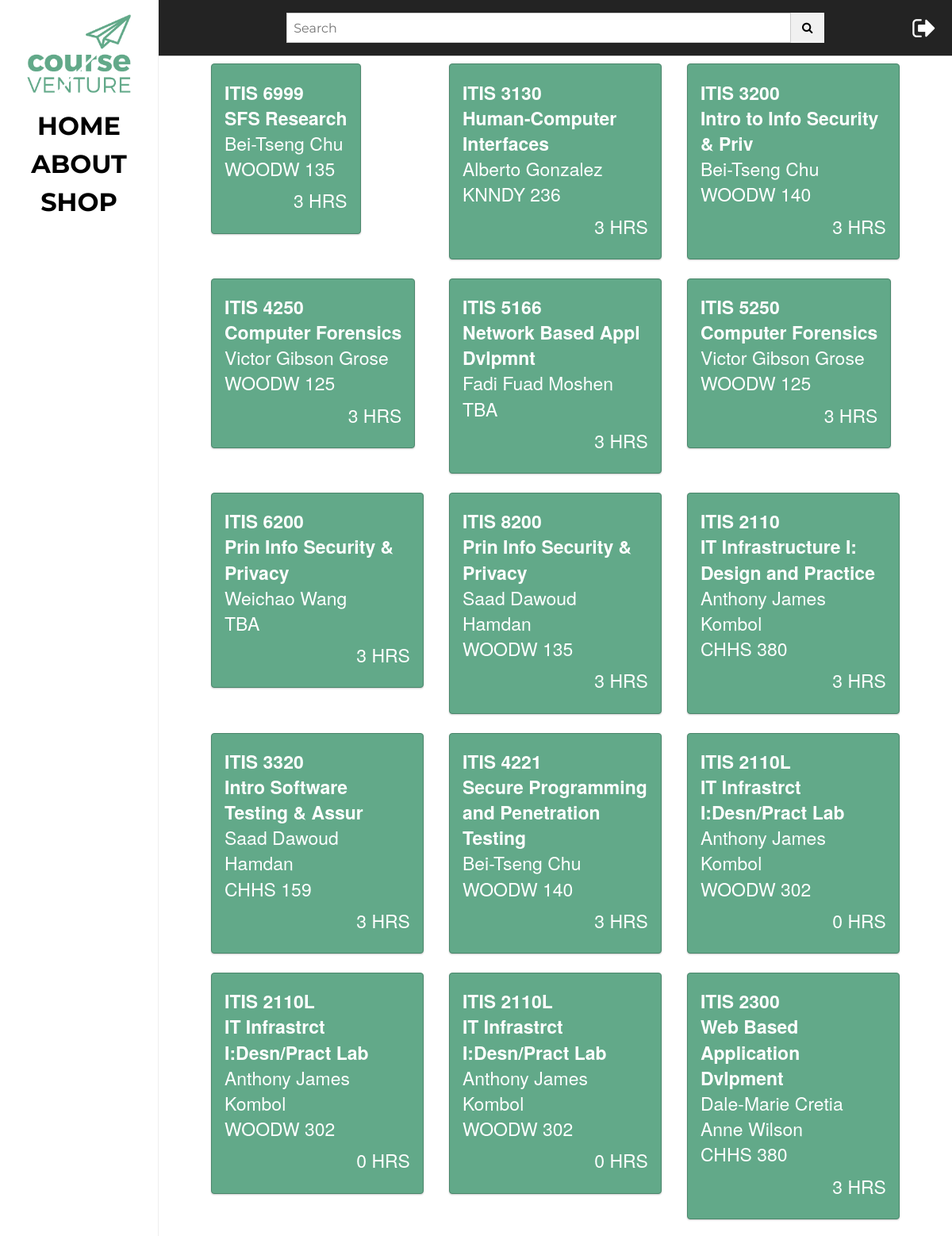
Page /view/searchResults.php (signed in, upper part) on the committed database.
### tables this page shows
CREATE TABLE `coursestaught` (
  `teacherID` varchar(9) NOT NULL,
  `CRN` varchar(5) NOT NULL,
  `semesterID` int(11) DEFAULT '1016',
  `coursestaughtID` int(11) NOT NULL
);

CREATE TABLE `courses` (
  `CRN` varchar(5) NOT NULL,
  `subject` varchar(5) NOT NULL,
  `course` varchar(6) NOT NULL,
  `section` varchar(4) NOT NULL,
  `credits` varchar(5) NOT NULL,
  `title` varchar(70) NOT NULL,
  `days` varchar(5) NOT NULL,
  `startTime` varchar(18) NOT NULL,
  `endTime` varchar(18) NOT NULL,
  `capacity` varchar(4) NOT NULL,
  `location` varchar(10) NOT NULL
);

CREATE TABLE `teacher` (
  `index` int(20) NOT NULL,
  `firstName` varchar(34) NOT NULL,
  `middleName` varchar(34) DEFAULT NULL,
  `lastName` varchar(34) NOT NULL,
  `teacherID` varchar(9) NOT NULL,
  `email` varchar(34) NOT NULL
);

### model/courses_db.php (called while the page is built, shortened)
<?php
  function search_courses($query) {
    global $db;
    $query = "SELECT * FROM coursestaught
        INNER JOIN courses
        ON courses.CRN = coursestaught.CRN
        INNER JOIN teacher
        ON teacher.teacherID = coursestaught.teacherID
        WHERE (courses.CRN LIKE '%$query%' OR
            courses.subject LIKE '%$query%' OR
            courses.course LIKE '%$query%' OR
            courses.location LIKE '%$query%' OR
            courses.title LIKE '%$query%' OR
            teacher.firstName LIKE '%$query%' OR
            teacher.middleName LIKE '%$query%' OR
            teacher.lastName like '%$query%')";
    $statement = $db->prepare($query);
    $statement->execute();
    return $statement;
  }
?>

### view/searchResults.php (the view, shortened to what this page needs)
<?php
  require('../model/database.php');
  require "../model/courses_db.php";
  if (isset($_GET["searchInput"]))
  {
    $searchInput = $_GET["searchInput"];
  }
  else
  {
    $searchInput = "";
  }
  $searchResults = search_courses($searchInput);
?>
<!doctype html>
<html lang="en">
  <head>
    <?php include 'partials/preBodyHead.php'; ?>
  </head>
  <body>
    <div class="grid-frame">
      <?php include 'partials/sideMenu.php'; ?>
      <div class="grid-block collapse medium-9 large-10 vertical">
        <?php include 'partials/topMenu.php'; ?>
        <div class="grid-container">
          <div class="grid-block small-up-3 space-top">
             <?php foreach ($searchResults as $results) : ?>
              <div class="grid-block">
                <a href="<?php echo ".?action=display_course_details&courseID=".$results['coursestaughtID']; ?>">
                  <div class="card secondary">
                    <div class="card-section">
                      <h4><strong><?php echo $results['subject']." ".$results['course']; ?></strong><br/>
                        <strong><?php echo $results['title']; ?></strong><br/>
                        <?php echo $results['firstName']. " " .$results['middleName']. " ", $results['lastName']; ?><br/>
                        <?php echo $results['location']; ?><br/></h4>
                      <h4 class="text-right"><?php echo $results['credits']; ?> HRS</h4>
                    </div>
                </div></a>
              </div>
            <?php endforeach; ?>
          </div>
        </div>
      </div>
    </div>
  </body>
</html>

### view/resources/css/app.css (style rules this page uses)
body { font-family: 'Montserrat', sans-serif; }
.space-top { padding-top: 1%; }
.card.secondary { border: 1px solid #4A866B; margin-bottom: 0.5rem; background: #62A989; width: 100%; color: white; border-radius: 4px; box-shadow: 0 1px 2px rgba(0, 0, 0, 0.2); overflow: hidden; }

### rows in the picture
coursestaught: courses.subject "ITIS", courses.course "6999", courses.title "SFS Research", teacher.firstName "Bei-Tseng", teacher.lastName "Chu", courses.location "WOODW 135", courses.credits "3"
coursestaught: courses.subject "ITIS", courses.course "3130", courses.title "Human-Computer Interfaces", teacher.firstName "Alberto", teacher.lastName "Gonzalez", courses.location "KNNDY 236", courses.credits "3"
coursestaught: courses.subject "ITIS", courses.course "3200", courses.title "Intro to Info Security & Priv", teacher.firstName "Bei-Tseng", teacher.lastName "Chu", courses.location "WOODW 140", courses.credits "3"
coursestaught: courses.subject "ITIS", courses.course "4250", courses.title "Computer Forensics", teacher.firstName "Victor", teacher.middleName "Gibson", teacher.lastName "Grose", courses.location "WOODW 125", courses.credits "3"
coursestaught: courses.subject "ITIS", courses.course "5166", courses.title "Network Based Appl Dvlpmnt", teacher.firstName "Fadi", teacher.middleName "Fuad", teacher.lastName "Moshen", courses.location "TBA", courses.credits "3"
coursestaught: courses.subject "ITIS", courses.course "5250", courses.title "Computer Forensics", teacher.firstName "Victor", teacher.middleName "Gibson", teacher.lastName "Grose", courses.location "WOODW 125", courses.credits "3"
coursestaught: courses.subject "ITIS", courses.course "6200", courses.title "Prin Info Security & Privacy", teacher.firstName "Weichao", teacher.lastName "Wang", courses.location "TBA", courses.credits "3"
coursestaught: courses.subject "ITIS", courses.course "8200", courses.title "Prin Info Security & Privacy", teacher.firstName "Saad", teacher.middleName "Dawoud", teacher.lastName "Hamdan", courses.location "WOODW 135", courses.credits "3"
coursestaught: courses.subject "ITIS", courses.course "2110", courses.title "IT Infrastructure I: Design and Practice", teacher.firstName "Anthony", teacher.middleName "James", teacher.lastName "Kombol", courses.location "CHHS 380", courses.credits "3"
coursestaught: courses.subject "ITIS", courses.course "3320", courses.title "Intro Software Testing & Assur", teacher.firstName "Saad", teacher.middleName "Dawoud", teacher.lastName "Hamdan", courses.location "CHHS 159", courses.credits "3"
coursestaught: courses.subject "ITIS", courses.course "4221", courses.title "Secure Programming and Penetration Testing", teacher.firstName "Bei-Tseng", teacher.lastName "Chu", courses.location "WOODW 140", courses.credits "3"
coursestaught: courses.subject "ITIS", courses.course "2110L", courses.title "IT Infrastrct I:Desn/Pract Lab", teacher.firstName "Anthony", teacher.middleName "James", teacher.lastName "Kombol", courses.location "WOODW 302", courses.credits "0"
coursestaught: courses.subject "ITIS", courses.course "2110L", courses.title "IT Infrastrct I:Desn/Pract Lab", teacher.firstName "Anthony", teacher.middleName "James", teacher.lastName "Kombol", courses.location "WOODW 302", courses.credits "0"
coursestaught: courses.subject "ITIS", courses.course "2110L", courses.title "IT Infrastrct I:Desn/Pract Lab", teacher.firstName "Anthony", teacher.middleName "James", teacher.lastName "Kombol", courses.location "WOODW 302", courses.credits "0"
coursestaught: courses.subject "ITIS", courses.course "2300", courses.title "Web Based Application Dvlpment", teacher.firstName "Dale-Marie", teacher.middleName "Cretia", teacher.lastName "Anne Wilson", courses.location "CHHS 380", courses.credits "3"
